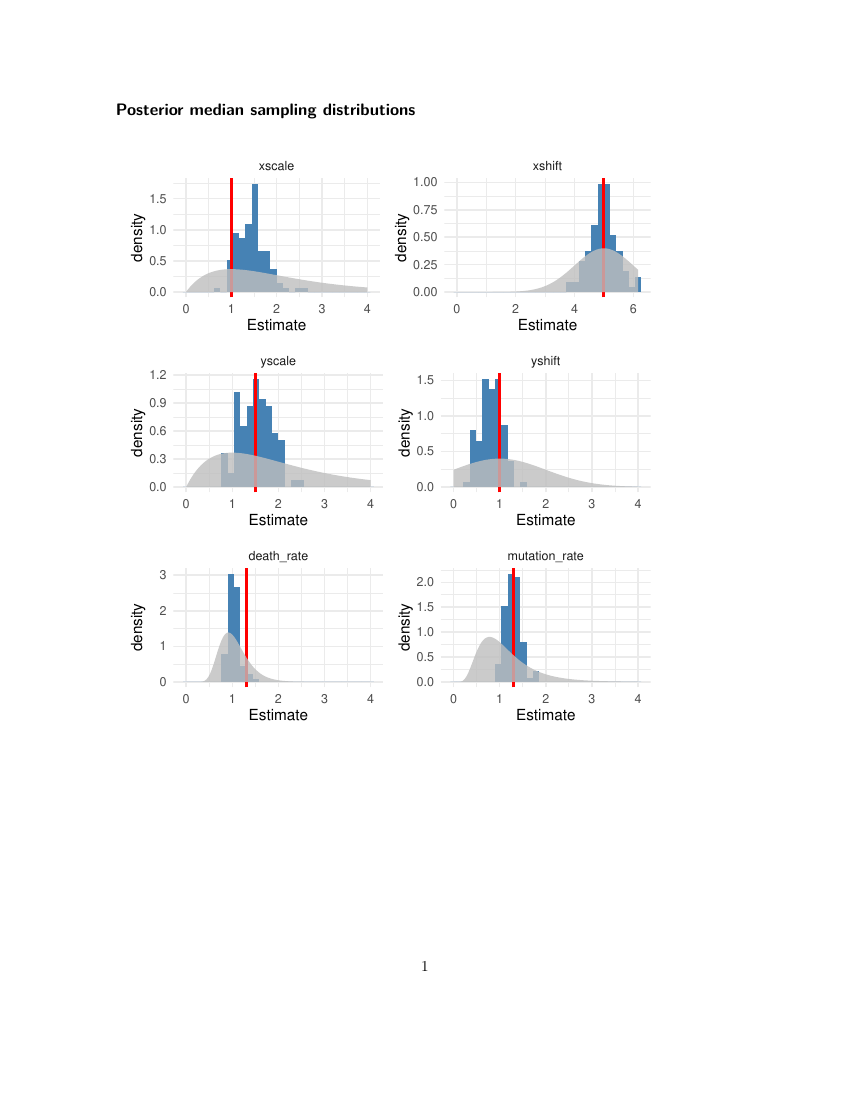

This figure's R source:
library(tidyverse)
library(coda)
library(glue)
library(patchwork)
library(kableExtra)

samples <- read_csv("samples.csv") |>
    rename(Iteration = `...1`)

if ("mutation_rate" %in% colnames(samples)) {
    samples <- pivot_longer(samples, c("xscale", "xshift", "yscale", "yshift", "death_rate", "mutation_rate"),
        names_to = "Parameter",
        values_to = "Sample"
    )
} else {
    samples <- pivot_longer(samples, c("xscale", "xshift", "yscale", "yshift", "death_rate"),
        names_to = "Parameter",
        values_to = "Sample"
    )
}

truth <- tibble(
    Parameter = c("xscale", "xshift", "yscale", "yshift", "death_rate", "mutation_rate"),
    Truth = c(1, 5, 1.5, 1, 1.3, 1.3)
)

priors <- list(
    xscale = \(x) dgamma(x, 2, scale = 1),
    xshift = \(x) dnorm(x, 5, 1),
    yscale = \(x) dgamma(x, 2, scale = 1),
    yshift = \(x) dnorm(x, 1, 1),
    death_rate = \(x) dlnorm(x, 0, 0.3),
    mutation_rate = \(x) dlnorm(x, 0, 0.5)
)

plot_hist <- function(parameter_name) {
    samples |>
        filter(Parameter == parameter_name) |>
        group_by(run, Parameter) |>
        summarise(Sample = median(Sample)) |>
        left_join(truth, by = "Parameter") |>
        ggplot() +
        geom_histogram(
            aes(x = Sample, y = after_stat(density), fill = "Sampling distribution")
        ) +
        geom_vline(aes(xintercept = Truth),
            color = "red",
            linewidth = 1
        ) +
        stat_function(
            aes(fill = "Prior"),
            geom = "area",
            fun = priors[[parameter_name]],
            alpha = 0.8
        ) +
        scale_fill_manual(
            name = "",
            values = c("Sampling distribution" = "steelblue", "Prior" = "grey")
        ) +
        facet_wrap(vars(Parameter)) +
        xlab("Estimate") +
        expand_limits(x = c(0, 4)) +
        theme_minimal() +
        theme(legend.position = "none")
}

if ("mutation_rate" %in% samples$Parameter) {
    (plot_hist("xscale") + plot_hist("xshift")) / (plot_hist("yscale") + plot_hist("yshift")) / (plot_hist("death_rate") + plot_hist("mutation_rate"))
} else {
    (plot_hist("xscale") + plot_hist("xshift")) / (plot_hist("yscale") + plot_hist("yshift")) / plot_hist("death_rate")
}

ggsave("plots.png", width = 10, height = 6, dpi = 300)
